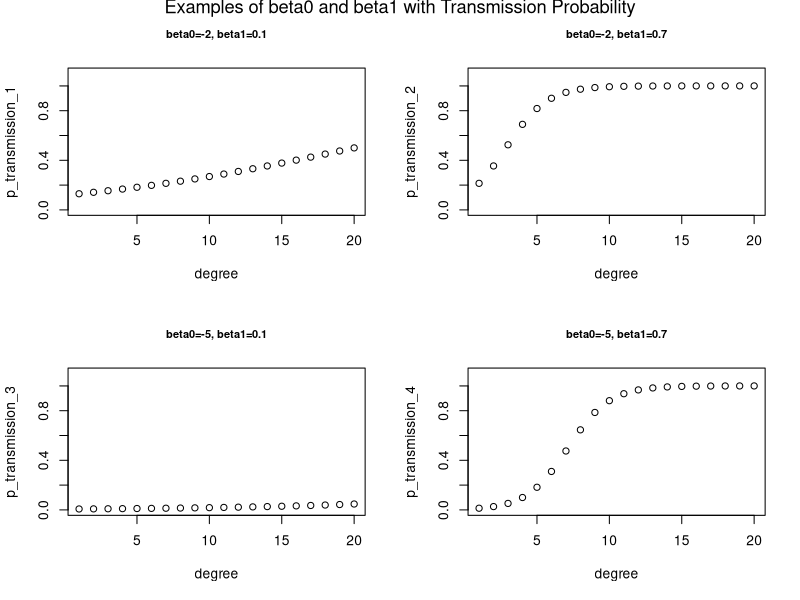

Write the R code that produced this figure.
## ---- chunk 1
knitr::opts_chunk$set(
  collapse = TRUE,
  comment = "#>",
  fig.path = "README-"
)
## ---- chunk 2
beta0_1=-2
beta1_1=0.1
degree<-1:20
par(mfrow=c(2,2))
p_transmission_1<-plogis(beta1_1*degree+beta0_1)
plot(degree,p_transmission_1,main="beta0=-2, beta1=0.1",ylim=c(0,1.1),cex.main=0.8)
beta0_2=-2
beta1_2=0.7
p_transmission_2<-plogis(beta1_2*degree+beta0_2)
plot(degree,p_transmission_2,main="beta0=-2, beta1=0.7", ylim=c(0,1.1),cex.main=0.8)
beta0_3=-5
beta1_3=0.1
p_transmission_3<-plogis(beta1_3*degree+beta0_3)
plot(degree,p_transmission_3, ylim=c(0,1.1),main="beta0=-5, beta1=0.1",cex.main=0.8)
beta0_4=-5
beta1_4=0.7
p_transmission_4<-plogis(beta1_4*degree+beta0_4)
plot(degree,p_transmission_4, ylim=c(0,1.1),main="beta0=-5, beta1=0.7",cex.main=0.8)
mtext("Examples of beta0 and beta1 with Transmission Probability", outer=TRUE,  cex=1.1, line=-1)
